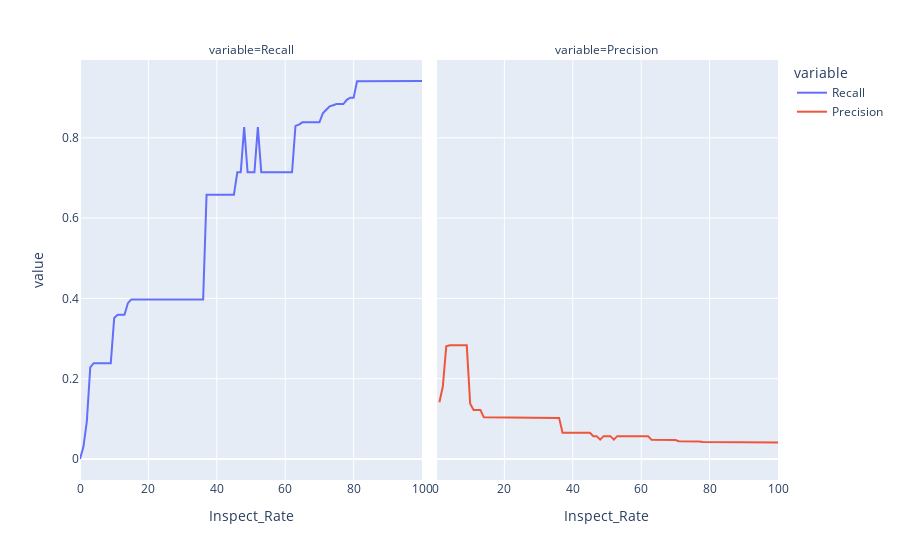

Source (notebook cell):
### Code cell
# Interactive visualization
fig = px.line(data, x="Inspect_Rate", y="value", color='variable',facet_col="variable")
fig.show()
